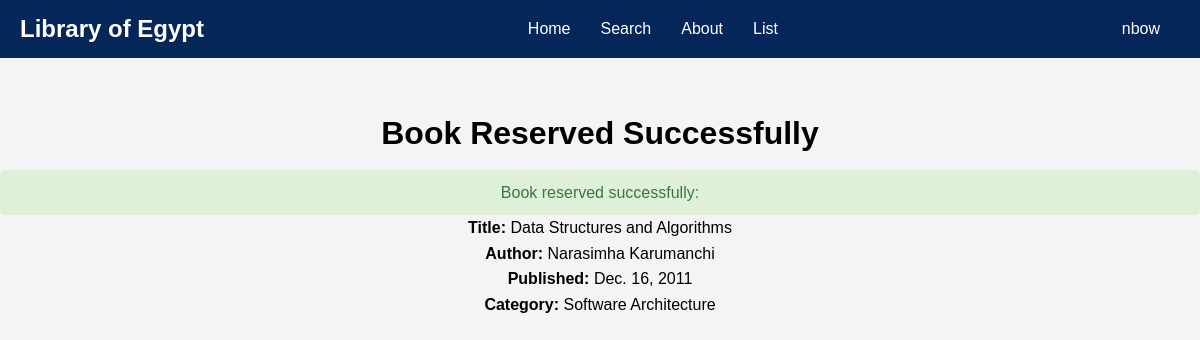
The page /success_reserved/14/ (signed in) on the database its author committed.
### members/models.py (models this page shows, shortened)
class Book(models.Model):
    title = models.CharField(max_length=255)
    author = models.CharField(max_length=255)
    description = models.TextField()
    isbn = models.CharField(max_length=13)
    image_url = models.URLField()
    category = models.CharField(max_length=255)
    year_of_publish = models.DateField()
    available = models.BooleanField(default=True)  # Indicates if the book is available for borrowing

### members/views.py (the view)
# urls.py: path('success_reserved/<int:book_id>/' , views.success_reserved , name = 'success_reserved'),
def success_reserved(request , book_id):
    if request.user.is_authenticated:
        book = get_object_or_404(Book, pk=book_id)
        return render(request , 'members/successReservation.html' , {
            'reserved_book' : book
        })
    else:
        return render(request , 'members/error.html')

### members/templates/members/successReservation.html (shortened to what this page needs)
{% load static %}
<!DOCTYPE html>
<html lang="en">
<head>
    <link rel="stylesheet" href="{% static 'members/css/navBar.css' %}">
    <link rel="stylesheet" href="{% static 'members/css/successReserveBook.css' %}">
</head>
<body>
    <nav class="navbar">
        <div class="nav-container">
            <div class="logo">
                <a href="{% url 'Home' %}">Library of Egypt</a>
            </div>
            <ul class="nav-menu">
                <li><a href="{% url 'Home' %}">Home</a></li>
                <li><a href="{% url 'Search' %}">Search</a></li>
                <li><a href="{% url 'about' %}">About</a></li>
                <li><a href="{% url 'list' %}">List</a></li>
            </ul>
            <div class="login-button">
                {% if user.is_authenticated %}
                <a href="{% url 'account' %}">{{ user.username }}</a>
            {% else %}
                <a href="{% url 'Log_in' %}">Login</a>
            {% endif %}
            </div>
        </div>
    </nav>
    <div class="container">
        <h1>Book Reserved Successfully</h1>
        <p id="reservationMessage" class="reservation-message">
            {% if reserved_book %}
                Book reserved successfully:
                <ul>
                    <li><strong>Title:</strong> {{ reserved_book.title }}</li>
                    <li><strong>Author:</strong> {{ reserved_book.author }}</li>
                    <li><strong>Published:</strong> {{ reserved_book.year_of_publish }}</li>
                    <li><strong>Category:</strong> {{ reserved_book.category }}</li>
                </ul>
            {% else %}
                No reservation details found.
            {% endif %}
        </p>
    </div>
</body>
</html>

### members/static/members/css/navBar.css (style rules this page uses)
* { margin: 0; padding: 0; box-sizing: border-box; }
body { font-family: 'Arial', sans-serif; line-height: 1.6; background-color: #f4f4f4; }
.navbar { background-color: #052659; color: white; display: flex; justify-content: space-between; align-items: center; padding: 10px 20px; }
.nav-container { width: 100%; max-width: 1200px; display: flex; justify-content: space-between; align-items: center; margin: 0 auto; }
.logo a { color: white; text-decoration: none; font-size: 1.5em; font-weight: bold; }
.nav-menu { list-style-type: none; display: flex; }
.nav-menu li { padding: 0 15px; }
.nav-menu li a { color: white; text-decoration: none; transition: color 0.3s ease; }
.login-button a { padding: 8px 20px; background-color: #052659 ; color: white; text-decoration: none; border-radius: 5px; transition: background-color 0.3s ease; }

### members/static/members/css/successReserveBook.css (style rules this page uses)
.container { text-align: center; margin-top: 50px; }
.reservation-message { background-color: #dff0d8; color: #3c763d; padding: 10px; border-radius: 5px; margin-top: 10px; }

### rows shown on the page
Book: title "Data Structures and Algorithms", author "Narasimha Karumanchi", year_of_publish "Dec. 16, 2011", category "Software Architecture"

### other values the page prints
{{ user.username }} "nbow"
